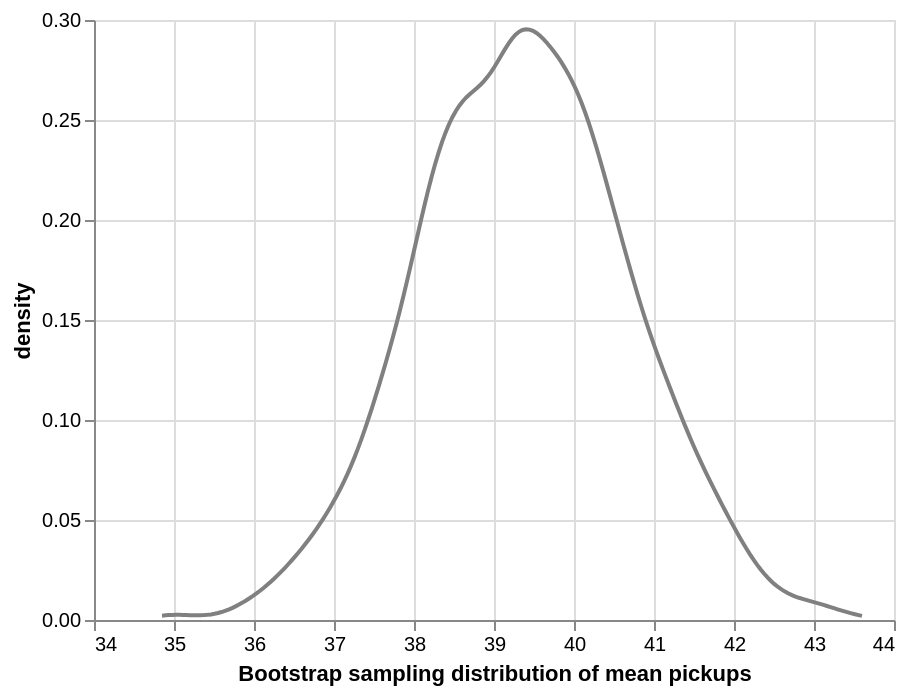

This figure's notebook cell:
### Markdown cell above
### Question 1.1.2 (2 points)

Visualize the bootstrap sampling distribution of the mean as a density plot.

Hint: see assignment 1.

### Code cell
# put the bootstrap means in a dataframe so Altair can estimate/plot the density

bootstrap_df = pd.DataFrame({"Bootstrap sampling distribution of mean pickups": bootstrap_means})

pickups_bootstrap_chart = alt.Chart(bootstrap_df).transform_density(
    "Bootstrap sampling distribution of mean pickups",
    as_ = ["Bootstrap sampling distribution of mean pickups", "density"]
).mark_line(color = "gray").encode(
    x = "Bootstrap sampling distribution of mean pickups:Q",
    y = "density:Q"
)

pickups_bootstrap_chart

### Figure 1 — Vega-Lite specification as saved in the notebook (floating-point values rounded to 4 significant figures; data arrays with more than 128 entries replaced by an {"elided": "..."} marker saying what was removed)
{"config": {"view": {"continuousWidth": 400, "continuousHeight": 300}}, "data": {"name": "data-af48dc5291f0de7d80b4bf00019ae980"}, "mark": {"type": "line", "color": "gray"}, "encoding": {"x": {"field": "Bootstrap sampling distribution of mean pickups", "type": "quantitative"}, "y": {"field": "density", "type": "quantitative"}}, "transform": [{"density": "Bootstrap sampling distribution of mean pickups", "as": ["Bootstrap sampling distribution of mean pickups", "density"]}], "$schema": "https://vega.github.io/schema/vega-lite/v4.17.0.json", "datasets": {"data-af48dc5291f0de7d80b4bf00019ae980": {"elided": "5000 records"}}}
